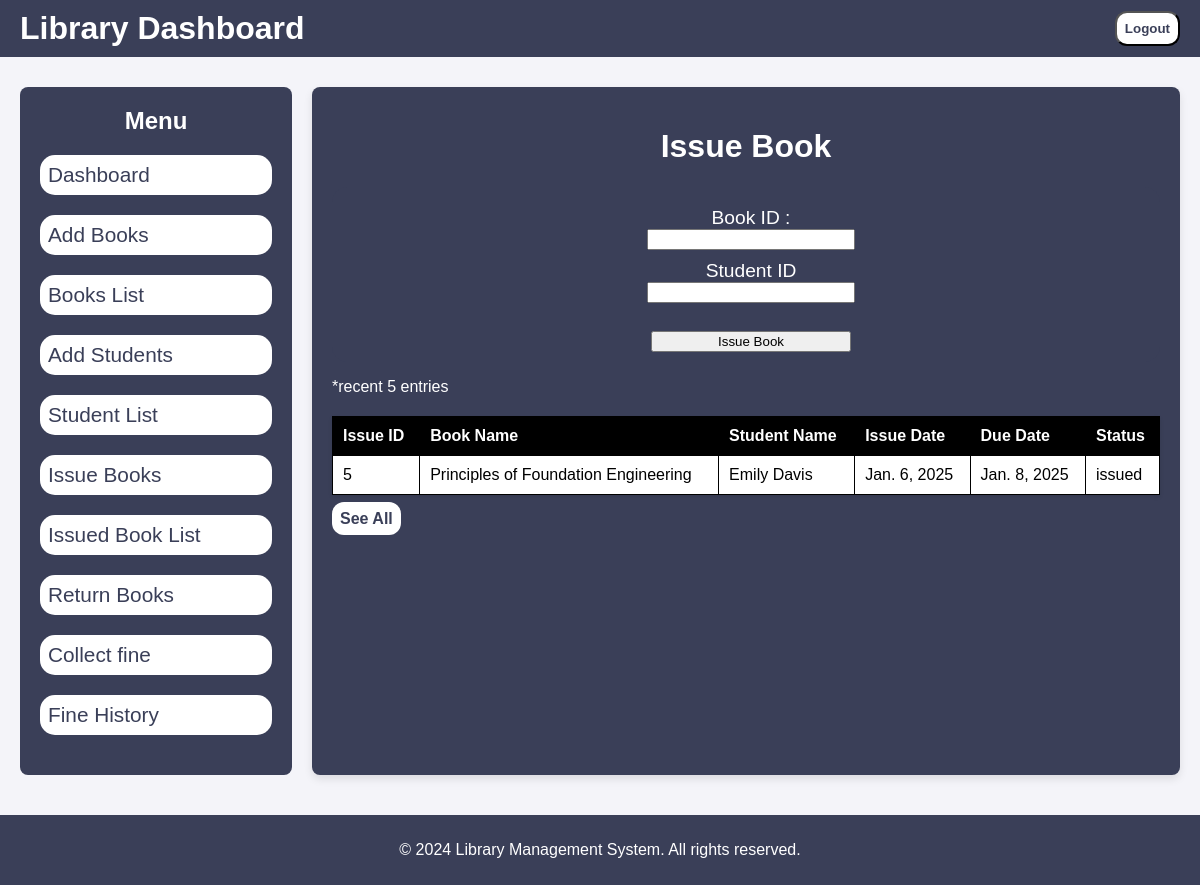
Before: /issue_book with the older database file.
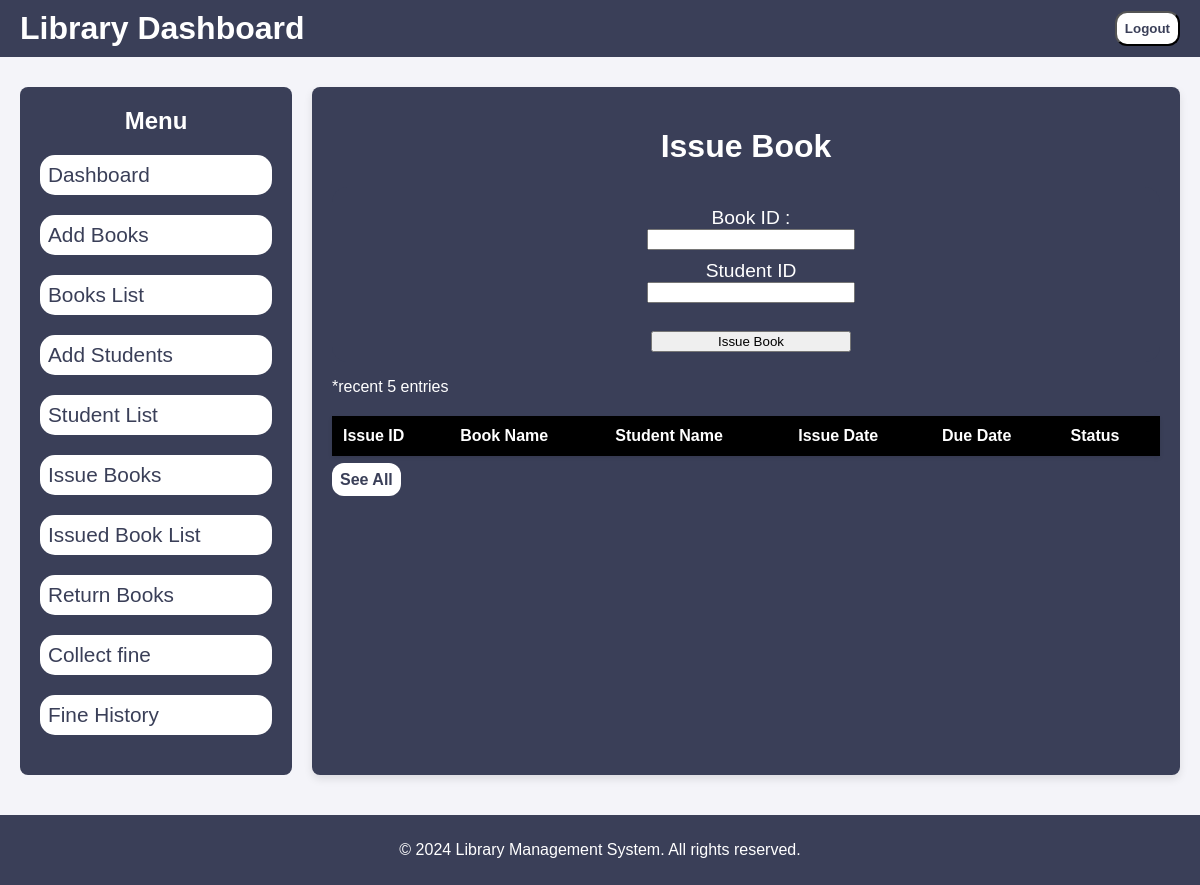
After: the same page with the newer database file.
### LibraryApp/models.py (models this page shows, shortened)
class BookIssue(models.Model):
    ISSUE_STATUS_CHOICES = [
        ('issued', 'Issued'),
        ('returned', 'Returned'),
        ('overdue', 'Overdue'),
        ('lost' , 'Lost')
    ]
    book = models.ForeignKey(Book, on_delete=models.CASCADE)
    student = models.ForeignKey(Student, on_delete=models.CASCADE)
    issue_date = models.DateField()
    due_date = models.DateField()
    return_date = models.DateField(null=True, blank=True)
    status = models.CharField(max_length=10, choices=ISSUE_STATUS_CHOICES, default='issued')
    created_at = models.DateTimeField(auto_now_add=True)
    updated_at = models.DateTimeField(auto_now=True)

class Book(models.Model):
    title = models.CharField(max_length=200)
    author = models.CharField(max_length=200)
    quantity = models.IntegerField(default=1)
    available_quantity = models.IntegerField(default=1)
    category = models.CharField(max_length=150)
    publication_year = models.IntegerField()
    created_at = models.DateTimeField(auto_now_add=True)
    updated_at = models.DateTimeField(auto_now=True)

class Student(models.Model):
    name = models.CharField(max_length=100)
    email = models.EmailField(unique=True)
    department = models.CharField(max_length=100)
    phone = models.IntegerField(max_length=15)
    created_at = models.DateTimeField(auto_now_add=True , editable=False)
    updated_at = models.DateTimeField(auto_now=True)

### LibraryApp/views.py (the view)
# urls.py: path('issue_book' , views.issue_book , name = 'issue_book'),
def issue_book(request):
    student_data = Student.objects.all()
    book_data = Book.objects.all()
    issue_data = BookIssue.objects.filter(return_date__isnull = True).order_by('-id')[:5]
    return render(request , 'issue_book.html' , { 'student_data' : student_data , 'book_data' : book_data , 'issue_data' : issue_data})

### templates/issue_book.html (shortened to what this page needs)
{% extends 'base.html' %}
{% load static %}
    {% block content %}
        <div class="main-content">
            <h1> Issue Book </h1>
            <div class="issue_form">
                <form id="issueForm" method="POST" action="/issue_book_form">
                    <label for="book">Book ID :</label><br>
                    <input type="number" id="book" name="book_id" autocomplete="off"><br>
                    <label for="user">Student ID</label><br>
                    <input type="number" id="user" name="student_id" required><br><br>
                    <input type="Submit" value="Issue Book">
                </form>
            </div>
            <p style="color: white;">*recent 5 entries</p>
            <div class="table-container">
                <table>
                    <thead>
                        <tr>
                            <th>Issue ID</th>
                            <th>Book Name</th>
                            <th>Student Name</th>
                            <th>Issue Date</th>
                            <th>Due Date</th>
                            <th>Status</th>
                        </tr>
                    </thead>
                    <tbody>
                        {% for data in issue_data %}
                        <tr>
                            <td>{{data.id}}</td>
                            <td>{{data.book.title}}</td>
                            <td>{{data.student.name}}</td>
                            <td>{{data.issue_date}}</td>
                            <td>{{data.due_date}}</td>
                            <td>{{data.status}}</td>
                        </tr>
                        {% endfor %}
                    </tbody>
                </table>
                <a class="btn" href="{% url 'issue_table' %}">See All</a>
            </div>
        </div>
    {% endblock %}

Changed rows visible on the page:
removed BookIssue: id "5", book "Principles of Foundation Engineering", student.name "Emily Davis", issue_date "Jan. 6, 2025", due_date "Jan. 8, 2025", status "issued"
